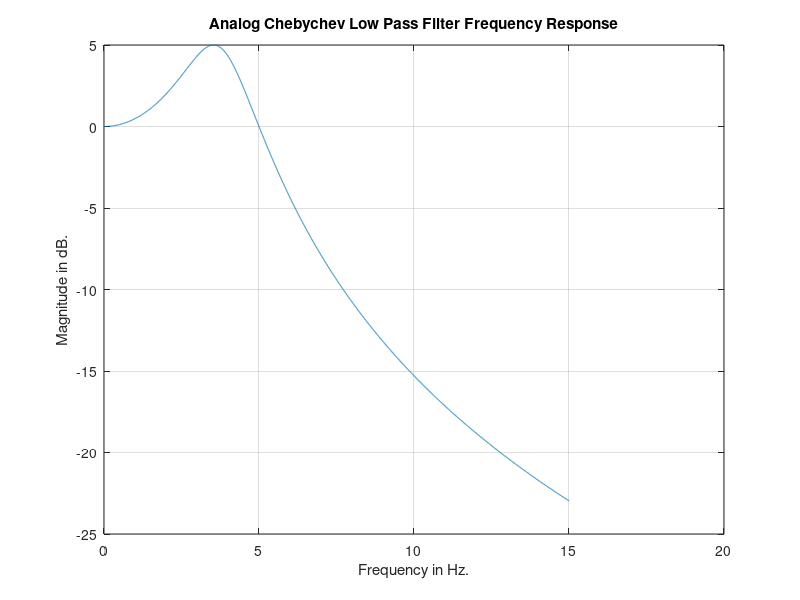
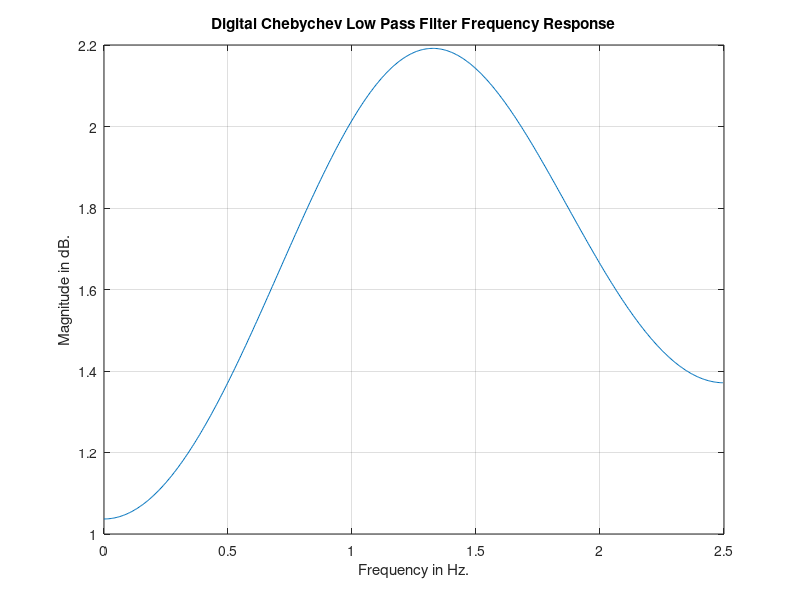

These figures' MATLAB source, in order:
% Low Pass CHEBYCHEV FILTER DESIGN using Impulse Invariance Technique
% Pass Band Gain, Stop Band Attenuation
% Pass Band Edge Frequency, Stop Band Edge Frequency

loop=1;
while (loop==1)
   clc;
   disp('  ');
   disp('CHEBYCHEV LOW PASS FILTER DESIGN using Impulse Invariance Technique');
   disp('Specifications are');
   disp('Passband Edge Freq. in Hz and Gain in dB');
   disp('Stopband Edge Freq. in Hz and Attenuation in dB');
   disp('  ');
      fp=input('Passband Edge Frequency in Hz. = ');
      rp=input('Passband Gain in dB (Positive Value Only) = ');
      fs=input('Stopband Edge Frequency in Hz. = ');
      rs=input('Stopband Attenuation in dB (Positive Value Only) = ');
      fsamp=input('Sampling Frequency in Hz = ');
      wp=2*pi*fp;
      ws=2*pi*fs;
      
      epslon=sqrt(((10^(rp/10))-1))
      wn=wp
      N=ceil((rs-20*log10(epslon)+6)/(6+20*log10(ws/wp)))
      alfa=(epslon^(-1))+sqrt(1+(epslon^(-2)))
      a=0.5*((alfa^(1/N))-(alfa^(-1/N)))
      b=0.5*((alfa^(1/N))+(alfa^(-1/N)))
      x=a*wn
      y=b*wn
      
      z=[];
      sk=[];
      for k=0:N-1;
          sk=[sk,-x*sin((2*k+1)*pi/(2*N))+j*y*cos((2*k+1)*pi/(2*N))];
      end
      sk
      polemag=abs(sk)
      disp('Order of the Filter....')
      disp(N);
      disp('Pass Band Edge Frequency in Hz....')
      fn=wn/(2*pi)
      disp('Poles are....')
      disp(sk); 
      
      K=1;
      for n=1:N;
          K=K*polemag(n);
      end
      
      disp('Gain....')
      disp(K);
      [num,den]=zp2tf(z,sk,K);
      disp('Analog Chebychev Low Pass Filter Numerator Coefficients....')
      disp(num)
      disp('Analog Chebychev Low Pass Filter Denominator Coefficients....')
      disp(den)
   
   disp('Press a Key to Continue.......')
   pause;
   fres=0:0.01:3*max(wn);
   resps = freqs(num,den,fres);
   mags=20*log10(abs(resps));
   Fs=fres/(2*pi);
   figure(1);
   plot(Fs,mags);
   title('Analog Chebychev Low Pass Filter Frequency Response');
   xlabel('Frequency in Hz.');
   ylabel('Magnitude in dB.');
   grid;
   zoom;
   disp(' ')
   disp('Press a key to Continue........')
   pause
   
%  Digital Filter Design
   
   disp(' ')
   disp('Impulse Invariance Transformation')
   [BZ,AZ]=impinvar(num,den,fsamp);
   disp('Digital Chebychev Low Pass Filter Numerator Coefficients....')
   disp(BZ)
   disp('Digital Chebychev Low Pass Filter Denominator Coefficients....')
   disp(AZ)

   [respz,frez]=freqz(BZ,AZ);
   
   magz=20*log10(abs(respz));
   fz=frez*fsamp/(2*pi);
   figure(2)
   plot(fz,magz);
   title('Digital Chebychev Low Pass Filter Frequency Response');
   xlabel('Frequency in Hz.');
   ylabel('Magnitude in dB.');
   grid;
   zoom;
   disp(' ')
   disp('Press a Key to Continue.......')
   pause
   disp('  ');
   choice=input('DO YOU WANT TO CONTINUE WITH THE DESIGN...?(Y)= ','s');
   switch upper(choice)
   case 'Y',
      loop=1;
   otherwise
      loop=0;
   end
end

   